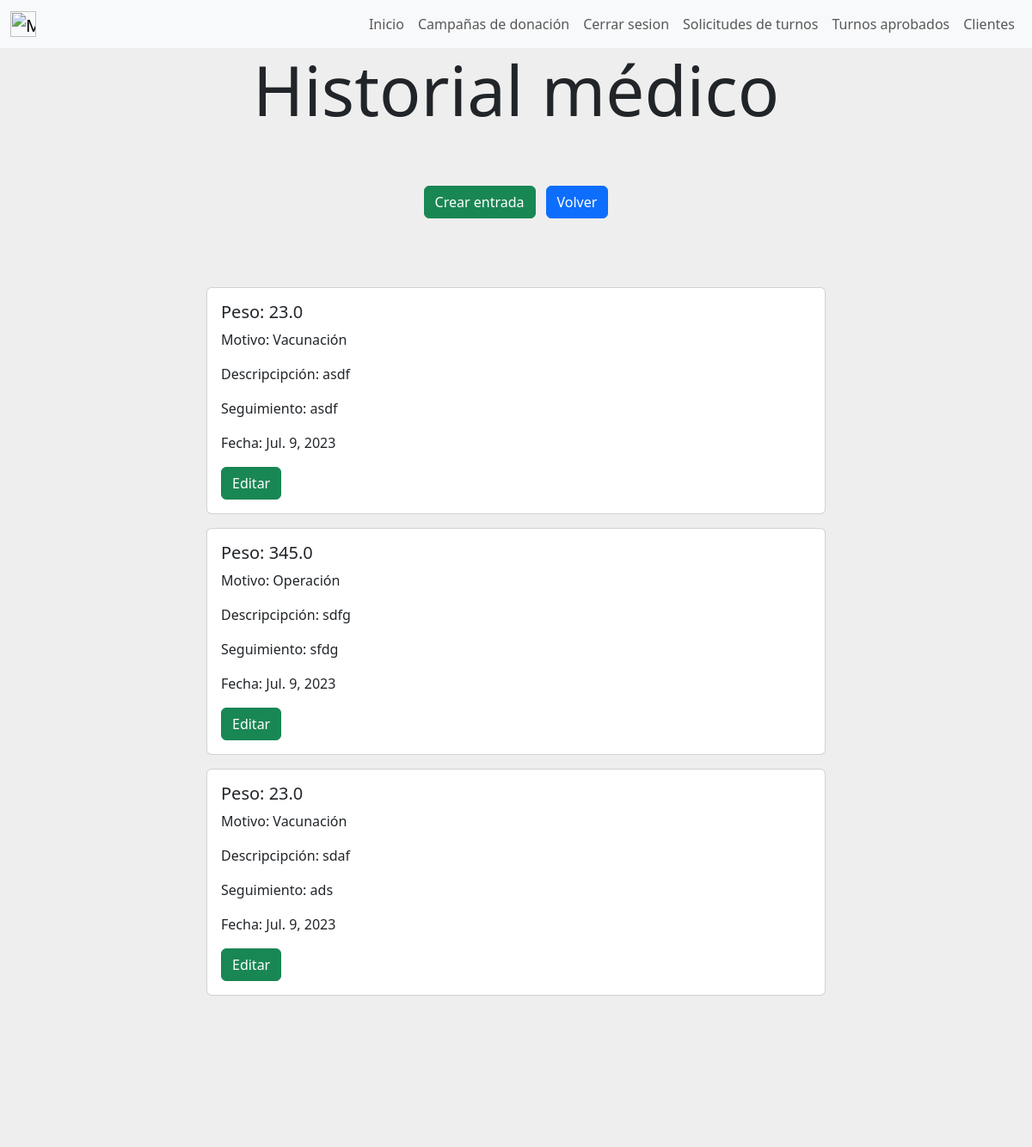
The app's page /ver_historial_medico/13/ (signed in) with its own data.
### gestion_de_mascotas/models.py (models this page shows, shortened)
class Entrada(models.Model):
    fecha = models.DateField(auto_now_add=True)
    peso = models.FloatField(validators=[MinValueValidator(0)])
    motivo = models.ForeignKey(Servicio_veterinario, on_delete=models.CASCADE, null=True, blank=True, default=None)
    descripcion = models.CharField(max_length=500)
    seguimiento = models.CharField(max_length=500)
    numero_dosis = models.PositiveBigIntegerField(null=True, blank=True)
    vacuna = models.ForeignKey(Vacuna, on_delete=models.CASCADE, null=True, blank=True)
    perro = models.ForeignKey(Perro, on_delete=models.CASCADE)
    class Meta:
        verbose_name='entrada'
        verbose_name_plural='entradas'

### gestion_de_servicios_prestados/models.py (models this page shows)
class Servicio_veterinario(models.Model):
    servicio = models.CharField(max_length=30)
    class Meta:
        verbose_name='servicio_veterinario'
        verbose_name_plural='servicios_veterinarios'
    def __str__ (self):
        return self.servicio

### gestion_de_mascotas/views.py (the view)
# urls.py: path('ver_historial_medico/<id>/',views.ver_historial_medico, name= "ver_historial_medico"),
def ver_historial_medico(request, id):
    perro = Perro.objects.get(id=id)
    entradas = Entrada.objects.filter(perro = perro) #Filtra las entradas del perro
    return render(request,"gestion_de_mascotas/historial_medico.html",{'entradas':entradas, 'id_perro':id, 'id_user':perro.owner.id})

### gestion_de_mascotas/templates/gestion_de_mascotas/historial_medico.html (shortened to what this page needs)
{% extends "gestion_de_usuarios/base.html" %}
{% block content %}
{% if user.is_superuser %}
<div style="background-color:#eee;height: 20%;text-align: center;">
    <h1 class="display-1">Historial médico</h1>
</div>
<div style="background-color: #eee;background-position: center;background-size: cover; align-items: center;justify-content: center;display: flex;">
    <a class="btn btn-success" href="{% url 'elegir_motivo' id_perro %}" style="color:white;">Crear entrada</a>
    <a class="btn btn-primary" href="{% url 'ver_perros_cliente' id_user %}" style="color:white;margin-left: 1%;">Volver</a>
</div>
<div style="background-color:#eee;height: 5%;text-align: center;">
</div>
<div style="background-color:#eee;height: 5%;text-align: center;">
</div>
{% if perros.count == 0 %}
<div style="background-color: #eee;background-position: center;background-size: cover; align-items: center;justify-content: center;display: flex;">
    <div class="card mb-3 element-home-color" style="width: 60%;">
        <div class="row g-0">
            <div class="card">
                <div class="card-body">
                    Aún no hay entradas.
                </div>
            </div>
        </div>
    </div>
</div>
{% else %}
        {% for entrada in entradas %}
        <div style="background-color: #eee;background-position: center;background-size: cover; align-items: center;justify-content: center;display: flex;">
            <div class="card mb-3 element-home-color" style="width: 60%;">
                <div class="row g-0">
                <div class="col-md-8">
                    <div class="card-body">
                    <h5 class="card-title">Peso: {{entrada.peso}}</h5>
                    <p class="card-text">Motivo: {{entrada.motivo}}</p>
                    <p class="card-text">Descripcipción: {{entrada.descripcion}}</p>
                    <p class="card-text">Seguimiento: {{entrada.seguimiento}}</p>
                    <p class="card-text">Fecha: {{entrada.fecha}}</p>
                    <a class="btn btn-success" href="{% url 'editar_entrada' entrada.id %}" style="color:white;">Editar</a>
                    </div>
                </div>
                </div>
            </div>
        </div>
        {% endfor %}
<div style="background-color:#eee;height: 20%;">
</div>
{% endif %}
{% else %}
    <img src="https://st.depositphotos.com/31068556/51146/v/600/depositphotos_511461970-stock-illustration-concept-design-of-an-empty.jpg" class="img-fluid rounded-start" alt="..." style="border-radius: 4px;">
{% endif %}
{% endblock %}

### records on screen
Entrada: peso "23.0", motivo "Vacunación", descripcion "asdf", seguimiento "asdf", fecha "Jul. 9, 2023"
Entrada: peso "345.0", motivo "Operación", descripcion "sdfg", seguimiento "sfdg", fecha "Jul. 9, 2023"
Entrada: peso "23.0", motivo "Vacunación", descripcion "sdaf", seguimiento "ads", fecha "Jul. 9, 2023"
